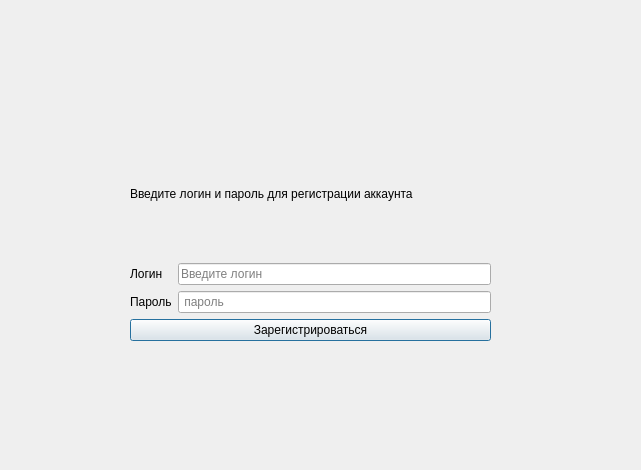
<?xml version="1.0" encoding="UTF-8"?>
<ui version="4.0">
 <class>RegisterDialog</class>
 <widget class="QDialog" name="RegisterDialog">
  <property name="geometry">
   <rect>
    <x>0</x>
    <y>0</y>
    <width>641</width>
    <height>470</height>
   </rect>
  </property>
  <property name="windowTitle">
   <string>Dialog</string>
  </property>
  <widget class="QWidget" name="verticalLayoutWidget">
   <property name="geometry">
    <rect>
     <x>130</x>
     <y>130</y>
     <width>361</width>
     <height>211</height>
    </rect>
   </property>
   <layout class="QVBoxLayout" name="verticalLayout">
    <item>
     <widget class="QLabel" name="label">
      <property name="text">
       <string>Введите логин и пароль для регистрации аккаунта</string>
      </property>
     </widget>
    </item>
    <item>
     <layout class="QHBoxLayout" name="horizontalLayout">
      <item>
       <layout class="QVBoxLayout" name="verticalLayout_2">
        <item>
         <widget class="QLabel" name="label_2">
          <property name="text">
           <string>Логин</string>
          </property>
         </widget>
        </item>
        <item>
         <widget class="QLabel" name="label_3">
          <property name="text">
           <string>Пароль</string>
          </property>
         </widget>
        </item>
       </layout>
      </item>
      <item>
       <layout class="QVBoxLayout" name="verticalLayout_3">
        <item>
         <widget class="QLineEdit" name="loginLineEdit">
          <property name="placeholderText">
           <string>Введите логин</string>
          </property>
         </widget>
        </item>
        <item>
         <widget class="QLineEdit" name="passwordLineEdit">
          <property name="placeholderText">
           <string> пароль</string>
          </property>
         </widget>
        </item>
       </layout>
      </item>
     </layout>
    </item>
    <item>
     <widget class="QPushButton" name="submitButton">
      <property name="text">
       <string>Зарегистрироваться</string>
      </property>
     </widget>
    </item>
   </layout>
  </widget>
 </widget>
 <resources/>
 <connections/>
</ui>
